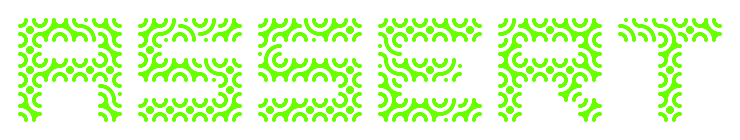
Frame 1 (no input)
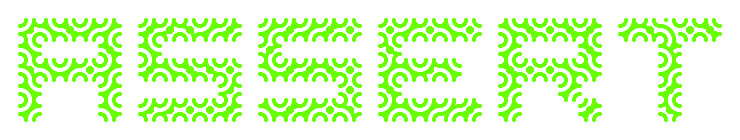
Frame 2 (the mouse pressed at the canvas centre, redrawn once)

The p5.js sketch that drew these frames (run headless with seeded random() and noise() and a simulated clock; the mouse was pressed at the canvas centre and the sketch redrawn once):

// p5.js sketch
// ── sketch.js
let logo = [
	[1, 1, 1, 1, 1, 0, 1, 1, 1, 1, 1, 0, 1, 1, 1, 1, 1, 0, 1, 1, 1, 1, 1, 0, 1, 1, 1, 1, 1, 0, 1, 1, 1, 1, 1],
	[1, 0, 0, 0, 1, 0, 1, 0, 0, 0, 0, 0, 1, 0, 0, 0, 0, 0, 1, 0, 0, 0, 0, 0, 1, 0, 0, 0, 1, 0, 0, 0, 1, 0, 0],
	[1, 1, 1, 1, 1, 0, 1, 1, 1, 1, 1, 0, 1, 1, 1, 1, 1, 0, 1, 1, 1, 1, 0, 0, 1, 1, 1, 1, 1, 0, 0, 0, 1, 0, 0],
	[1, 0, 0, 0, 1, 0, 0, 0, 0, 0, 1, 0, 0, 0, 0, 0, 1, 0, 1, 0, 0, 0, 0, 0, 1, 0, 0, 1, 0, 0, 0, 0, 1, 0, 0],
	[1, 0, 0, 0, 1, 0, 1, 1, 1, 1, 1, 0, 1, 1, 1, 1, 1, 0, 1, 1, 1, 1, 1, 0, 1, 0, 0, 0, 1, 0, 0, 0, 1, 0, 0]
];

let m = 35, n = 5, s = 20;
let margin = 1;
let col = "#69ff00";

function setup() {
	createCanvas((m+2*margin)*s, (n+2*margin)*s);
	pixelDensity(4);
	noLoop();
	noStroke();
}

function draw() {
	for (let i = 0; i < m+2*margin; i++) {
		let x = i*s;
		for (let j = 0; j < n+2*margin; j++) {
			let y = j*s;
			if (!(i < margin || i >= m+margin || j < margin || j >= n+margin)) {
				if (logo[j-margin][i-margin] == 1) {
					drawTile(x, y, s);
				}
			} else {
				//drawTile(x, y, s);
			}
		}
	}
}

function drawTile(x, y, s) {
  push();
  translate(x+s/2, y+s/2);
  rotate(random([0, PI/2, PI, 3*PI/2]));
  translate(-x-s/2, -y-s/2);
  
  let u = s/5;
  
  let r = random(2.5);
  if (r < 1) {
    fill(col);
    arc(x, y, 4*u, 4*u, 0, PI/2);
    arc(x+s, y, 2*u, 2*u, PI/2, PI);
    arc(x+s, y, 4*u, 4*u, PI/2, PI);
    arc(x+s, y+s, 2*u, 2*u, PI, 3*PI/2);
    arc(x+s, y+s, 4*u, 4*u, PI, 3*PI/2);
    arc(x, y+s, 2*u, 2*u, 3*PI/2, TAU);
    arc(x, y+s, 4*u, 4*u, 3*PI/2, TAU);
    circle(x+s/2, y+s/2, 2*u);
    
    erase();
    arc(x, y+s, 2*u, 2*u, 3*PI/2, TAU);
    arc(x+s, y+s, 2*u, 2*u, PI, 3*PI/2);
    arc(x+s, y, 2*u, 2*u, PI/2, PI);
    arc(x, y, 2*u, 2*u, 0, PI/2);
		noErase();
  } else if (r < 2) {
    fill(col);
    square(x, y, s);
    
    erase();
    arc(x, y, 6*u, 6*u, 0, PI/2);
    arc(x+s, y, 2*u, 2*u, PI/2, PI);
    arc(x+s, y+s, 6*u, 6*u, PI, 3*PI/2);
    arc(x, y+s, 2*u, 2*u, 3*PI/2, TAU);
		noErase();
    
    fill(col);
    arc(x, y, 4*u, 4*u, 0, PI/2);
    arc(x+s, y+s, 4*u, 4*u, PI, 3*PI/2);
    
    erase();
    arc(x+s, y+s, 2*u, 2*u, PI, 3*PI/2);
    arc(x, y, 2*u, 2*u, 0, PI/2);
		noErase();
  } else if (r < 3) {
    fill(col);
    arc(x, y, 8*u, 8*u, 0, PI/2);
    arc(x+s, y+3*u/2, u, u, PI/2, 3*PI/2);
    arc(x+3*u/2, y+s, u, u, PI, TAU);
    arc(x+s, y+s, 4*u, 4*u, PI, 3*PI/2);
    
    erase();
    arc(x, y, 6*u, 6*u, 0, PI/2);
    arc(x+s, y+s, 2*u, 2*u, PI, 3*PI/2);
		noErase();
    
    fill(col);
    arc(x, y, 4*u, 4*u, 0, PI/2);
    
    erase();
    arc(x, y, 2*u, 2*u, 0, PI/2);
		noErase();
  }
  
  fill(col);
  circle(x+3*u/2, y, u);
  circle(x+7*u/2, y, u);
  circle(x+s, y+3*u/2, u);
  circle(x+s, y+7*u/2, u);
  circle(x+3*u/2, y+s, u);
  circle(x+7*u/2, y+s, u);
  circle(x, y+3*u/2, u);
  circle(x, y+7*u/2, u);
  
  erase();
  circle(x, y, 2*u);
  circle(x+s, y, 2*u);
  circle(x, y+s, 2*u);
  circle(x+s, y+s, 2*u);
  
  circle(x+s/2, y, u);
  circle(x+s, y+s/2, u);
  circle(x+s/2, y+s, u);
  circle(x, y+s/2, u);
	noErase();
  
  pop();
}
